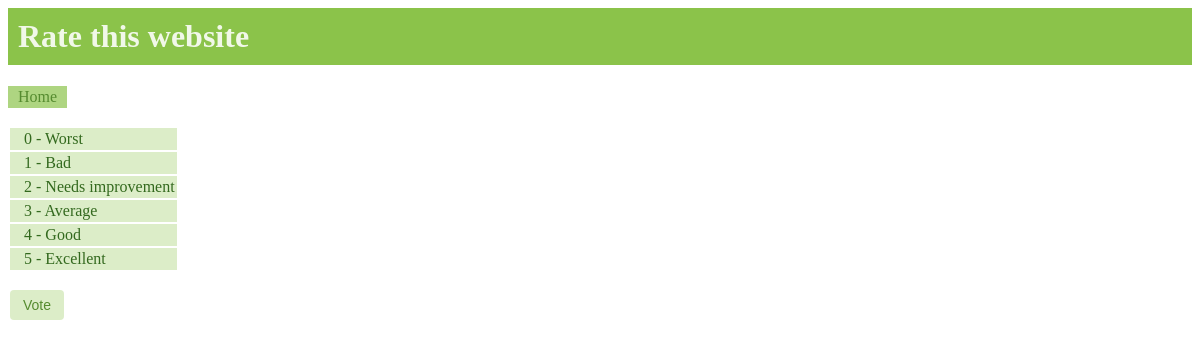
The page /polls/6/ on the database its author committed.
### polls/models.py (models this page shows, shortened)
class Question(models.Model):
	question_text = models.CharField(max_length=200)
	pub_date = models.DateTimeField('date published')
	def was_published_recently(self):
		now = timezone.now()
		return now - datetime.timedelta(days=1) <= self.pub_date <= now
	was_published_recently.admin_order_field = 'pub_date'
	was_published_recently.boolean = True
	was_published_recently.short_description = 'Published recently?'

class Choice(models.Model):
	question = models.ForeignKey(Question)
	choice_text = models.CharField(max_length=200)
	votes = models.IntegerField(default=0)

### polls/views.py (the view)
# urls.py: url(r'^(?P<pk>[0-9]+)/$', views.DetailView.as_view(), name='detail'),
class DetailView(generic.DetailView):
	model = Question
	template_name = 'polls/detail.html'

### polls/templates/polls/detail.html (shortened to what this page needs)
{% load staticfiles %}
<link rel="stylesheet" type="text/css" href="{% static 'polls/css/style.css' %}" />
<h1>{{ question.question_text }}</h1>
<div class="linkboxx"> <a href="{% url 'polls:index' %}"> Home </a></div><br/><br/>
<form action="{% url 'polls:vote' question.id %}" method="post">
<table>
{% for choice in question.choice_set.all %}
	<tr>
		<td class="inputboxx" for="choice{{ forloop.counter }}" id="td{{ forloop.counter }}">
			<label for="choice{{ forloop.counter }}">{{ choice.choice_text }} </label><br/>
		</td>
	</tr>
{% endfor %}
</table>
<br/>
<input class="btn" type="submit" value="Vote"/>
</form>

### polls/static/polls/css/style.css (style rules this page uses)
a { color: #558B2F; }
a:link { text-decoration: none; }
h1 { color: #F1F8E9; background-color: #8BC34A; padding-left: 20px; padding: 10px }
th, td, .boxx, .hboxx, .centerboxx, .rboxx, .mboxx, .linkboxx, .inputboxx { color: #33691E; border-width: 0em; border-style: solid; border-color: #33691E; border-collapse: collapse; background-color: #DCEDC8; padding: 2px; padding-left: 10px; padding-right: 10px; }
.linkboxx { display: inline-block; background-color: #AED581; }
.inputboxx { padding: 2px; margin-left: 20px; }
.btn { color: #558B2F; background-color: #DCEDC8; display:inline-block; padding:6px 12px; margin-bottom:0; font-size:14px; font-weight:400; text-align:center; white-space:nowrap; vertical-align:middle; border:1px solid transparent; border-radius:4px; margin-left: 2px; }

### rows shown on the page
Question: question_text "Rate this website"
Choice: choice_text "0 - Worst"
Choice: choice_text "1 - Bad"
Choice: choice_text "2 - Needs improvement"
Choice: choice_text "3 - Average"
Choice: choice_text "4 - Good"
Choice: choice_text "5 - Excellent"
